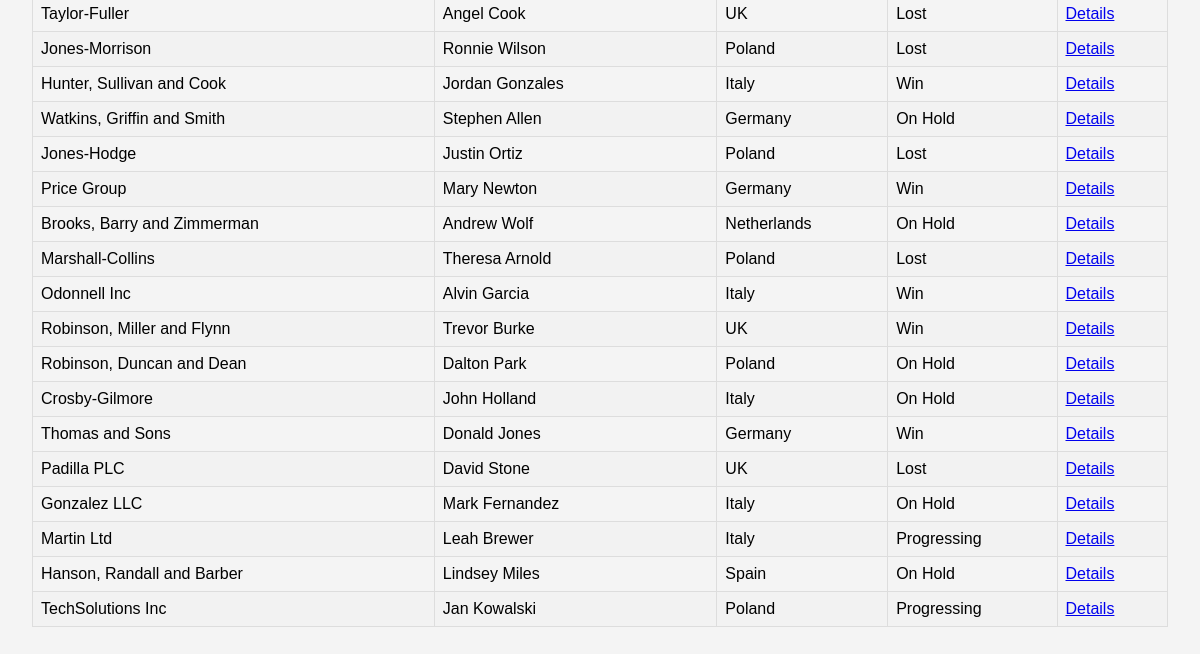
Before: /clients/ (lower part) with the older database file.
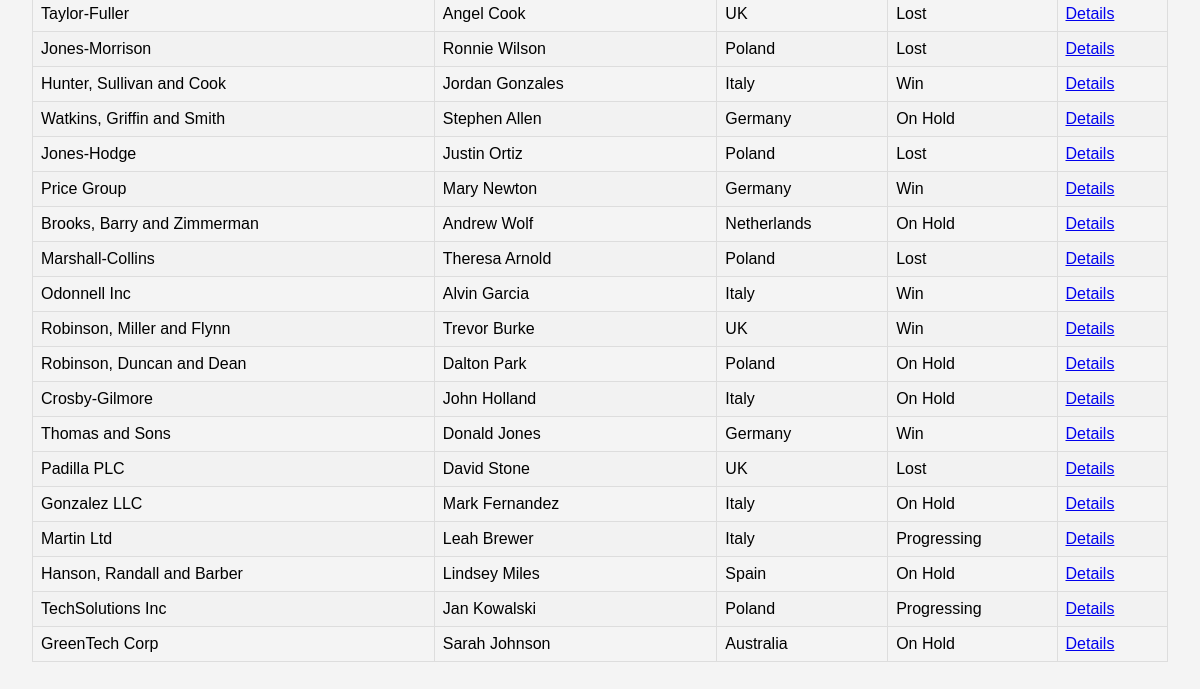
After: the same page with the newer database file.
### clients/models.py (models this page shows, shortened)
class Client(models.Model):
    PRODUCT_CHOICES = [
        ('A', 'Product A'),
        ('B', 'Product B'),
        ('C', 'Product C'),
        ('D', 'Product D'),
        ('E', 'Product E'),
        ('F', 'Product F'),
    ]
    STATUS_CHOICES = [
        ('Progressing', 'Progressing'),
        ('On Hold', 'On Hold'),
        ('Win', 'Win'),
        ('Lost', 'Lost'),
    ]
    MARKET_SHARE_CHOICES = [
        (25, '25%'),
        (50, '50%'),
        (75, '75%'),
        (100, '100%'),
    ]
    ROADBLOCK_CHOICES = [ # Nowa lista opcji
        ('Budget freeze', 'Budget freeze'),
        ('Stakeholder unvailable', 'Stakeholder unvailable'),
        ('Needs approval', 'Needs approval'),
        ('Technical issue', 'Technical issue'),
        ('Resource limitation', 'Resource limitation'),
        ('Pricing negotiation', 'Pricing negotiation'),
        ('Project postponed', 'Project postponed'),
    ]
    company_name = models.CharField(max_length=150)
    country = models.CharField(max_length=50)
    contact_person = models.CharField(max_length=100)
    system_user = models.BooleanField(default=False)
    status = models.CharField(max_length=15, choices=STATUS_CHOICES, default='Progressing')
    reason_for_roadblock = models.CharField(max_length=50, choices=ROADBLOCK_CHOICES, blank=True, null=True)
    offered_product = models.CharField(max_length=1, choices=PRODUCT_CHOICES, blank=True, null=True)
    potential_market_share = models.IntegerField(choices=MARKET_SHARE_CHOICES, blank=True, null=True)
    potential_yearly_sales = models.IntegerField(blank=True, null=True)
    last_action = models.TextField(blank=True, null=True)
    next_action = models.TextField(blank=True, null=True)
    comment_feedback = models.TextField(blank=True, null=True)

### clients/views.py (the view)
# urls.py: path('', views.client_list, name='client_list'),
def client_list(request):
    clients = Client.objects.all()
    context = {
        'clients': clients
    }
    return render(request, 'clients/client_list.html', context)

### clients/templates/clients/client_list.html (shortened to what this page needs)
<!DOCTYPE html>
<html lang="en">
<head>
</head>
<body>
    <table>
        <tbody>
            {% for client in clients %}
            <tr>
                <td>{{ client.company_name }}</td>
                <td>{{ client.contact_person }}</td>
                <td>{{ client.country }}</td>
                <td>{{ client.status }}</td>
                <td><a href="{% url 'client_detail' client.pk %}">Details</a></td>
            </tr>
            {% endfor %}
        </tbody>
    </table>
</body>
</html>

Changed rows visible on the page:
added Client: company_name "GreenTech Corp", contact_person "Sarah Johnson", country "Australia", status "On Hold"
